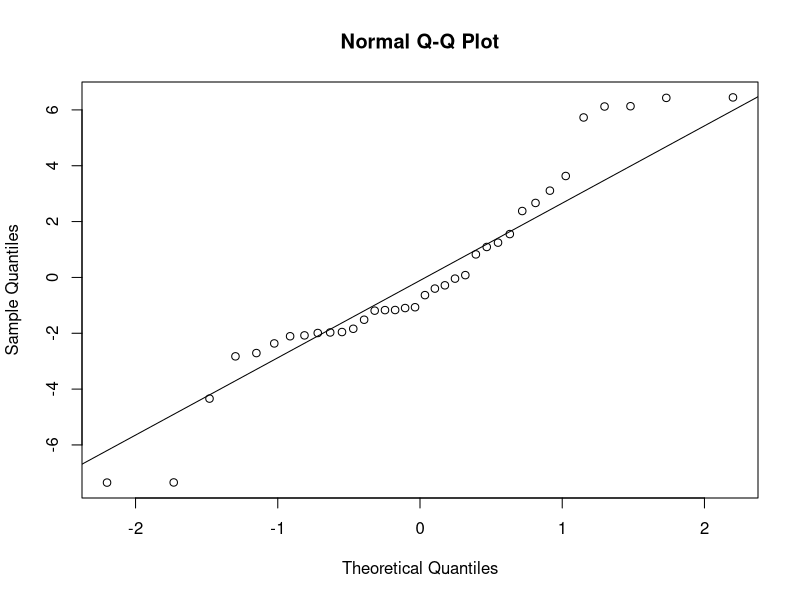
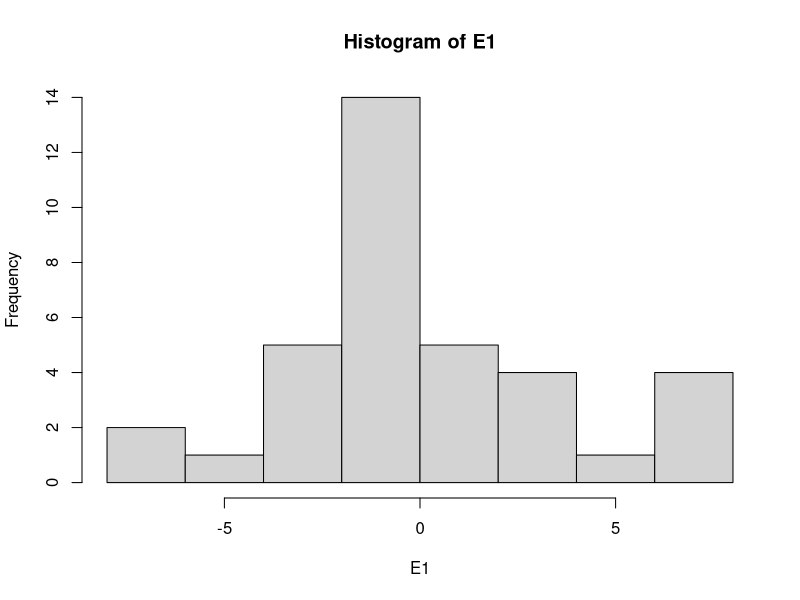
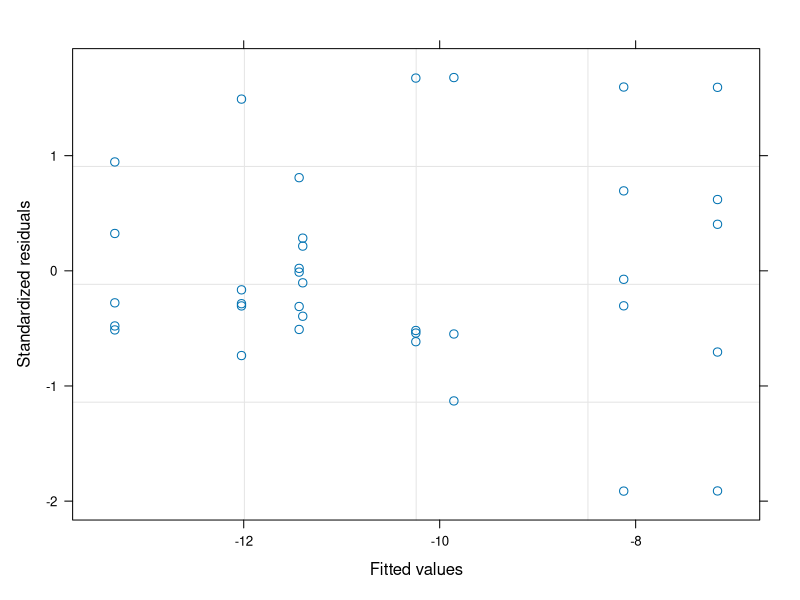

Here is the R script that generated these plots, in order: (Note: this script raises an error after producing the figures.)
#Author:  Clay Arango
#Creation date: 10-Feb-19
#Script to analyze NDS data from Summer 2018 WSB work with S. Roley and A. Alexiades

#packages
install.packages("nlme")
install.packages("nortest")
install.packages("dplyr")
install.packages("multcomp")
install.packages("MASS")
install.packages("ggplot2")
library(nlme)
library(nortest)
library(dplyr)
library(multcomp)
library(MASS)
library(ggplot2)

#Load data
ring_fall <- read.table(file="ring_fall.csv", header=T, sep=",")

#set variable
d = ring_fall

#evaluate data to make sure factors are correct
names(d)
unique(d$nutrient) #control, N, NP, NPSi, NSi, P, PSi, Si
unique(d$N) #should be 0 and 1
unique(d$P) #should be 0 and 1
unique(d$Si) #should be 0 and 1
unique(d$top) #should be "sponge" and "glass"
#if need to change, use recode function below. 
d$top<-recode(d$top, "cellulose" ="sponge")
str(d)

#convert N and P vand Si alues (0 or 1 for absence or presence) to factors
d$N<-as.factor(d$N)
d$P<-as.factor(d$P)
d$Si<-as.factor(d$Si)
str(d)

#subset data into gpp and cr response
d.cr = subset(d, top=="sponge", data=d)
d.gpp = subset(d, top=="glass", data=d)

#calculate nrr for cr
x = aggregate(d.cr[,8], list(d.cr$nutrient), mean, na.rm=T)
x
d.cr$cr.nrr = d.cr$cr.area/-11.397616 #is there a prettier way to do this?

#calculate nrr for gpp
x = aggregate(d.gpp[,9], list(d.gpp$nutrient), mean, na.rm=T)
x
d.gpp$gpp.nrr = d.gpp$gpp.area/3.270044 #is there a prettier way to do this?

############################################################
#analyze RESPIRATION data
############################################################

M1<-gls(cr.area~N*P*Si, data=d.cr, na.action=na.omit)
E1<-residuals(M1)
qqnorm(E1)
qqline(E1)
ad.test(E1)
   #residuals are not normally distributed, but close p=0.01806
hist(E1)  
plot(M1)

plot(filter(d.cr, !is.na(cr.area)) %>% dplyr::select(nutrient), 
     E1, xlab="nutrient", ylab="Residuals")
bartlett.test(cr.area~nutrient, data=d.cr)
   #variance test is ok

anova(M1)
  #co-limited by P and Si

x <- group_by(d.cr, nutrient) %>%  # Grouping function causes subsequent functions to aggregate by season and reach
  summarize(cr.mean = abs(mean(cr.area, na.rm = TRUE)), # na.rm = TRUE to remove missing values
            cr.sd=abs(sd(cr.area, na.rm = TRUE)),  # na.rm = TRUE to remove missing values
            n = sum(!is.na(cr.area)), # of observations, excluding NAs. 
            cr.se=cr.sd/sqrt(n))

ggplot(data=x, aes(x=nutrient, y=cr.mean)) + 
  geom_bar(stat="identity", position=position_dodge(), color = "black") + 
  geom_errorbar(aes(ymin=cr.mean, ymax=cr.mean+cr.se), width=0.2, 
                position=position_dodge(0.9)) + 
  xlab("Nutrient") +
  ylab(expression(Respiration~(ug~O[2]~m^{-2}~h^{-1}))) +
  ylim(0,20) +
  labs(fill="Light") +
  theme_bw() +
  theme(panel.grid.major=element_blank(),
        panel.grid.minor=element_blank(),
        legend.title=element_text(size=6),
        legend.key=element_blank(), 
        legend.position=c(0.5,0.95), 
        legend.text=element_text(size=8), 
        legend.background=element_blank(), 
        legend.direction="horizontal", 
        legend.key.size=unit(0.3, "cm"), 
        axis.title.y=element_text(size=8), 
        axis.title.x=element_text(size=8), 
        axis.text.x=element_text(size=8))

#ggsave('output/figures/Ring_fall.tiff',
#       units="in",
#       width=3.25,
#       height=3.25,
#       dpi=1200,
#       compression="lzw")

############################################################
#analyze the PRODUCTION data
############################################################

M1<-gls(gpp.area~N*P*Si, data=d.gpp, na.action=na.omit) 
E1<-residuals(M1)
qqnorm(E1)
qqline(E1)
ad.test(E1)
   #residuals are normal

hist(E1, xlab="residuals", main="")
plot(M1)

plot(filter(d.gpp, !is.na(gpp.area)) %>% dplyr::select(nutrient), 
     E1, xlab="nutrient", ylab="Residuals")
bartlett.test(gpp.area~nutrient, data=d.gpp)
   #OK

anova(M1)
  #no limitation

x <- group_by(d.gpp, nutrient) %>%  # Grouping function causes subsequent functions to aggregate by season and reach
  summarize(gpp.mean = abs(mean(gpp.area, na.rm = TRUE)), # na.rm = TRUE to remove missing values
            gpp.sd=abs(sd(gpp.area, na.rm = TRUE)),  # na.rm = TRUE to remove missing values
            n = sum(!is.na(gpp.area)), # of observations, excluding NAs. 
            gpp.se=gpp.sd/sqrt(n))

ggplot(data=x, aes(x=nutrient, y=gpp.mean)) + 
  geom_bar(stat="identity", position=position_dodge(), color = "black") + 
  geom_errorbar(aes(ymin=gpp.mean, ymax=gpp.mean+gpp.se), width=0.2, 
                position=position_dodge(0.9)) + 
  xlab("Nutrient") +
  ylab(expression(Production~(ug~O[2]~m^{-2}~h^{-1}))) +
  labs(fill="Light") +
  theme_bw() +
  theme(panel.grid.major=element_blank(),
        panel.grid.minor=element_blank(), 
        legend.title=element_text(size=6), 
        legend.key=element_blank(),  
        legend.position=c(0.5,0.95),  
        legend.text=element_text(size=8),  
        legend.background=element_blank(),  
        legend.direction="horizontal",  
        legend.key.size=unit(0.3, "cm"),  
        axis.title.y=element_text(size=8),  
        axis.title.x=element_text(size=8),  
        axis.text.x=element_text(size=8))

#ggsave('output/figures/gppByNutrient.tiff',
#       units="in",
#       width=3.25,
#       height=3.25,
#       dpi=1200,
#       compression="lzw")


#BELOW HERE IS NOT EDITED





############################################################
#analyze the CHL-A biomass on disks

M1<-gls(chla~N*P*light, data=roza_sum.chla, na.action=na.omit)
E1<-residuals(M1)
qqnorm(E1)
qqline(E1)
ad.test(E1)
  #residuals look bad (p=0.001)
hist(E1)
plot(M1)

vf1 = varIdent(form = ~ 1|N*P)
vf2 = varIdent(form = ~ 1|light)
vf3 = varIdent(form = ~ 1|N*P*light)
vf4 = varPower(form = ~ fitted(.)) 
vf5 = varExp(form = ~ fitted(.))
vf6 = varConstPower(form = ~ fitted(.))
vf7 = varExp(form = ~ fitted(.)|nutrient)

M2<-gls(chla~N*P*light, data=roza_sum.chla, na.action=na.omit, weights=vf1)
M3<-gls(chla~N*P*light, data=roza_sum.chla, na.action=na.omit, weights=vf2)
M4<-gls(chla~N*P*light, data=roza_sum.chla, na.action=na.omit, weights=vf3)
M5<-gls(chla~N*P*light, data=roza_sum.chla, na.action=na.omit, weights=vf4)
M6<-gls(chla~N*P*light, data=roza_sum.chla, na.action=na.omit, weights=vf5)
M7<-gls(chla~N*P*light, data=roza_sum.chla, na.action=na.omit, weights=vf6)
M8<-gls(chla~N*P*light, data=roza_sum.chla, na.action=na.omit, weights=vf7)

anova(M1,M2,M3,M4,M5,M6,M7,M8)

#M3 is best on AIC

E3<-residuals(M3)
qqnorm(E3)
qqline(E3)
ad.test(E3)
#residuals are not normal (p=0.001)
hist(E3, xlab="residuals", main="")
plot(M3)
  #hist and plot look good

plot(filter(roza_sum.chla, !is.na(chla)) %>% dplyr::select(light), 
     E3, xlab="light", ylab="Residuals")
bartlett.test(chla~light, data=roza_sum.chla)

plot(filter(roza_sum.chla, !is.na(chla)) %>% dplyr::select(nutrient), 
     E3, xlab="nutrient", ylab="Residuals")
bartlett.test(chla~nutrient, data=roza_sum.chla)

anova(M3)

#light is significant and N and P separately interact with light

x<-roza_sum.chla[complete.cases(roza_sum.chla$chla),]

with(x, 
     interaction.plot(nutrient,light,chla, 
                      ylim=c(0,1.5),lty=c(1,12),lwd=2,ylab="Chlorophyll a", 
                      xlab="Nutrient", trace.label="Light"))

x <- group_by(roza_sum.chla, nutrient, light) %>%  # Grouping function causes subsequent functions to aggregate by season and reach
  summarize(chla.mean = mean(chla, na.rm = TRUE), # na.rm = TRUE to remove missing values
            chla.sd=sd(chla, na.rm = TRUE),  # na.rm = TRUE to remove missing values
            n = sum(!is.na(chla)), # of observations, excluding NAs. 
            chla.se=chla.sd/sqrt(n))

ggplot(data=x, 
       aes(x=nutrient, y=chla.mean, fill=light)) + 
  geom_bar(stat="identity", position=position_dodge(), color = "black") + 
  geom_errorbar(aes(ymin=chla.mean, ymax=chla.mean+chla.se), width=0.2, 
                position=position_dodge(0.9)) + 
  scale_fill_manual(values=c("white","black")) +
  xlab("Nutrient") +
  ylab(expression(Chlorophyll~a~(ug~cm^{-2}))) +
  ylim(0,1.7) +
  labs(fill="Light") +
  theme_bw() +
  theme(panel.grid.major=element_blank(), 
        panel.grid.minor=element_blank(), 
        legend.title=element_text(size=6), 
        legend.key=element_blank(), 
        legend.position=c(0.5,0.95), 
        legend.text=element_text(size=8), 
        legend.background=element_blank(), 
        legend.direction="horizontal", 
        legend.key.size=unit(0.3, "cm"), 
        axis.title.y=element_text(size=8), 
        axis.title.x=element_text(size=8), 
        axis.text.x=element_text(size=8))

ggsave('output/figures/chlaByNutrientLight.tiff',
       units="in",
       width=3.25,
       height=3.25,
       dpi=1200,
       compression="lzw")



############################################################
############################################################
#calculate nrr mean and standard error
x1 <- group_by(roza_sum, nutrient, light) %>%  # Grouping function causes subsequent functions to aggregate by season and reach
  summarize(chla.nrr.mean = mean(chla.nrr, na.rm = TRUE), # na.rm = TRUE to remove missing values
            chla.nrr.sd=sd(chla.nrr, na.rm = TRUE),  # na.rm = TRUE to remove missing values
            chla.n = sum(!is.na(chla.nrr)), # of observations, excluding NAs. 
            chla.nrr.se=chla.nrr.sd/sqrt(chla.n))


x2 <- group_by(roza_sum, nutrient, light) %>%  # Grouping function causes subsequent functions to aggregate by season and reach
  summarize(gpp.nrr.mean = mean(gpp.nrr, na.rm = TRUE), # na.rm = TRUE to remove missing values
            gpp.nrr.sd=sd(gpp.nrr, na.rm = TRUE),  # na.rm = TRUE to remove missing values
            gpp.n = sum(!is.na(gpp.nrr)), # of observations, excluding NAs. 
            gpp.nrr.se=gpp.nrr.sd/sqrt(gpp.n))

x3 <- group_by(roza_sum, nutrient, light) %>%  # Grouping function causes subsequent functions to aggregate by season and reach
  summarize(cr.nrr.mean = mean(cr.nrr, na.rm = TRUE), # na.rm = TRUE to remove missing values
            cr.nrr.sd=sd(cr.nrr, na.rm = TRUE),  # na.rm = TRUE to remove missing values
            cr.n = sum(!is.na(cr.nrr)), # of observations, excluding NAs. 
            cr.nrr.se=cr.nrr.sd/sqrt(cr.n))

roza_sum.nrr<-cbind(x1,x2,x3)
roza_sum.nrr <- roza_sum.nrr[, !duplicated(colnames(roza_sum.nrr))]
write.csv(roza_sum.nrr, "roza_sum.nrr.csv")
